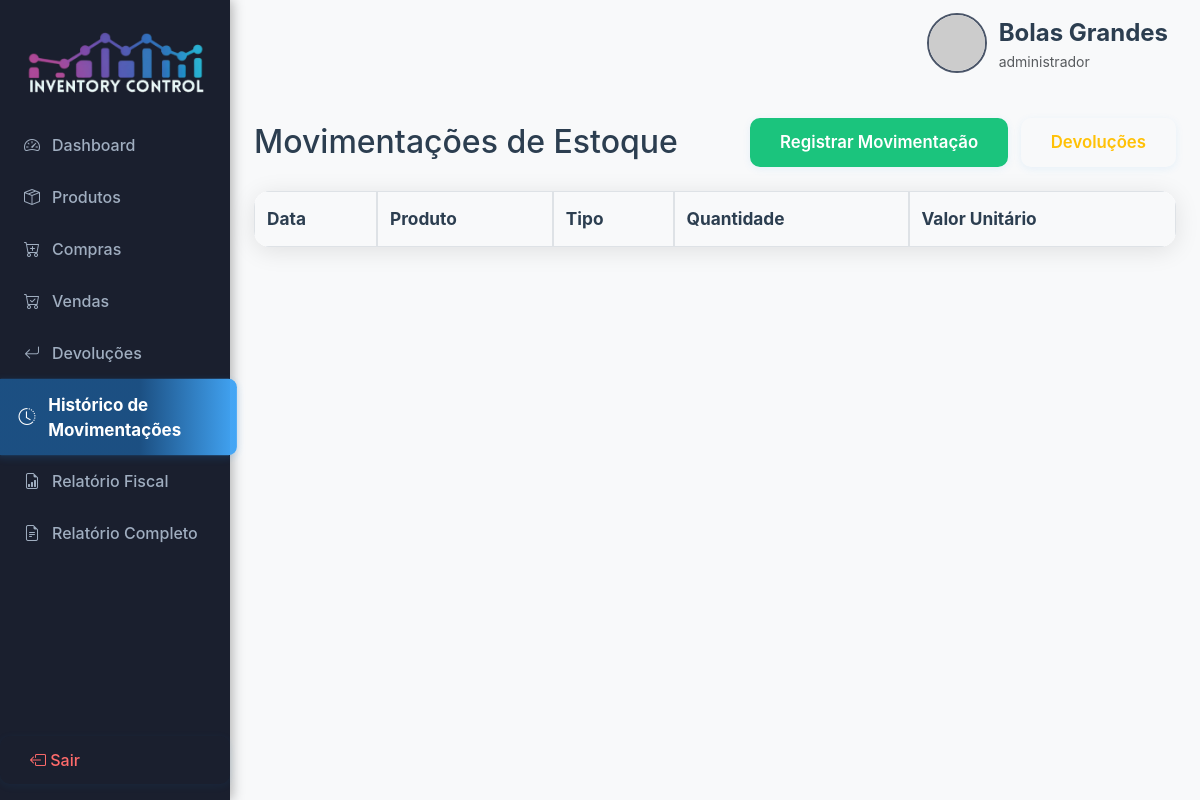
The app's page /movimentacoes (signed in), older data.
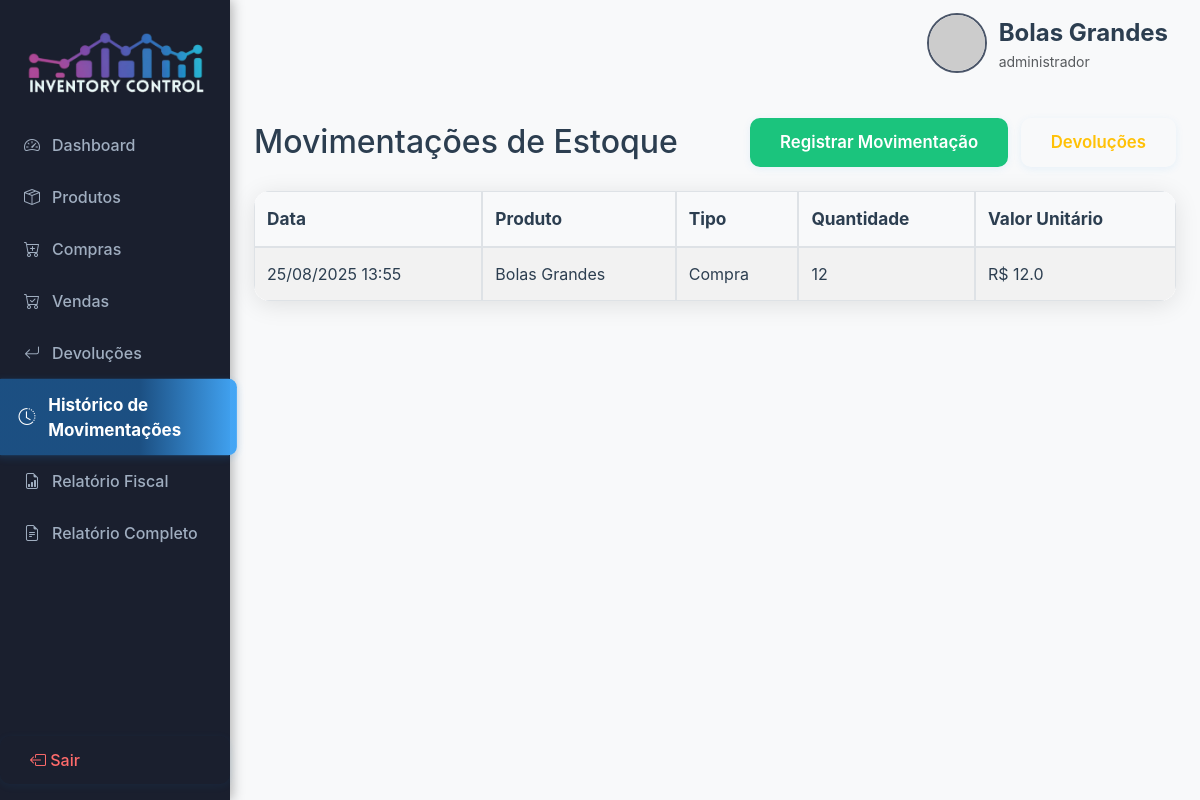
The same page, newer data.
### models/usuario.py (models this page shows, shortened)
class Usuario(UserMixin, db.Model):
    __tablename__ = 'usuario'  # Nome da tabela no banco de dados
    id = db.Column(db.Integer, primary_key=True)  # Identificador único do usuário
    nome = db.Column(db.String(150), nullable=False)  # Nome completo do usuário
    email = db.Column(db.String(150), unique=True, nullable=False)  # E-mail (login)
    senha_hash = db.Column(db.String(128), nullable=False)  # Hash da senha do usuário
    role = db.Column(db.String(50), default='vendedor')  # Papel do usuário (site_admin, administrador, vendedor, contador)
    foto_perfil = db.Column(db.String(255), nullable=True, default=None)  # Caminho da foto de perfil
    empresa_id = db.Column(db.Integer, ForeignKey('empresa.id'), nullable=True)  # Empresa à qual o usuário pertence

### models/movimentacao.py (models this page shows)
class Movimentacao(db.Model):
    __tablename__ = 'movimentacao'  # Nome da tabela no banco de dados
    id = db.Column(db.Integer, primary_key=True)  # Identificador único da movimentação
    tipo = db.Column(db.String(20), nullable=False)  # Tipo: 'compra', 'venda', 'devolucao'
    produto_id = db.Column(db.Integer, db.ForeignKey('produto.id'), nullable=False)  # Produto relacionado
    quantidade = db.Column(db.Integer, nullable=False)  # Quantidade movimentada
    valor_unitario = db.Column(db.Float, nullable=False)  # Valor unitário da movimentação
    custo_unitario = db.Column(db.Float, nullable=True)  # Custo do produto no momento da venda
    percentual_desconto = db.Column(db.Float, default=0.0)  # Percentual de desconto aplicado (venda)
    desconto_venda = db.Column(db.Float, default=0.0)  # Valor do desconto aplicado (venda)
    imposto_vendas = db.Column(db.Float, default=0.0)  # Valor dos impostos sobre a venda
    cmv = db.Column(db.Float, default=0.0)  # Custo das Mercadorias Vendidas
    despesas_administrativas = db.Column(db.Float, default=0.0)  # Despesas administrativas
    despesas_comerciais = db.Column(db.Float, default=0.0)  # Despesas comerciais
    data = db.Column(db.DateTime, default=datetime.utcnow)  # Data/hora da movimentação
    produto = db.relationship('Produto', backref='movimentacoes')  # Relacionamento com Produto
    usuario_id = db.Column(db.Integer, db.ForeignKey('usuario.id'), nullable=True)
    empresa_id = db.Column(db.Integer, db.ForeignKey('empresa.id'), nullable=True)

### models/produto.py (models this page shows, shortened)
class Produto(db.Model):
    __tablename__ = 'produto'  # Nome da tabela no banco de dados
    id = db.Column(db.Integer, primary_key=True)  # Identificador único do produto
    nome = db.Column(db.String(150), nullable=False)  # Nome do produto
    descricao = db.Column(db.Text, nullable=True)  # Descrição detalhada do produto
    preco_compra = db.Column(db.Float, nullable=False)  # Preço de compra do produto
    preco_venda = db.Column(db.Float, nullable=False)  # Preço de venda do produto
    quantidade_estoque = db.Column(db.Integer, default=0)  # Quantidade disponível em estoque
    usuario_id = db.Column(db.Integer, db.ForeignKey('usuario.id'), nullable=True)
    empresa_id = db.Column(db.Integer, db.ForeignKey('empresa.id'), nullable=True)

### app.py (the view)
@app.route('/movimentacoes', methods=['GET'])
@login_required
def listar_movimentacoes():
    movimentacoes = (
        Movimentacao.query.filter_by(empresa_id=getattr(current_user, 'empresa_id', current_user.id))
        .order_by(Movimentacao.data.desc()).all()
    )
    return render_template('movimentacoes.html', movimentacoes=movimentacoes)

### app.py (called while the page is built)
@login_manager.user_loader
def load_user(user_id):
    return db.session.get(Usuario, int(user_id))

@app.context_processor
def inject_alertas_fiscais():
    alertas = []
    if current_user.is_authenticated:
        vendas = (
            Movimentacao.query.filter(Movimentacao.tipo=='venda', Movimentacao.empresa_id.in_(empresas_visiveis_ids()))
            .order_by(Movimentacao.data.desc()).limit(20).all()
        )
        for venda in vendas:
            produto = Produto.query.get(venda.produto_id)
            if venda.valor_unitario < produto.preco_compra:
                alertas.append(f"Venda do produto '{produto.nome}' abaixo do custo em {venda.data.strftime('%d/%m/%Y')}")
    return dict(alertas_fiscais=alertas)

### templates/movimentacoes.html (shortened to what this page needs)
{% extends 'base.html' %}
{% block content %}
<div class="container mt-5">
    <div class="d-flex justify-content-between align-items-center mb-4">
        <h2 class="mb-0">Movimentações de Estoque</h2>
        <div>
            <a href="{{ url_for('registrar_movimentacao') }}" class="btn btn-success">Registrar Movimentação</a>
            <a href="{{ url_for('listar_devolucoes') }}" class="btn btn-outline-warning ms-2">Devoluções</a>
        </div>
    </div>
    <table class="table table-striped">
        <thead>
            <tr>
                <th>Data</th>
                <th>Produto</th>
                <th>Tipo</th>
                <th>Quantidade</th>
                <th>Valor Unitário</th>
            </tr>
        </thead>
        <tbody>
            {% for mov in movimentacoes %}
            <tr>
                <td>{{ mov.data.strftime('%d/%m/%Y %H:%M') }}</td>
                <td>{{ mov.produto.nome }}</td>
                <td>{{ mov.tipo|capitalize }}</td>
                <td>{{ mov.quantidade }}</td>
                <td>R$ {{ mov.valor_unitario }}</td>
            </tr>
            {% endfor %}
        </tbody>
    </table>
</div>
{% endblock %}

### templates/base.html (shortened to what this page needs)
<!DOCTYPE html>
<html lang="pt-br">
<head>
    <link rel="stylesheet" href="https://cdn.jsdelivr.net/npm/bootstrap@5.3.2/dist/css/bootstrap.min.css">
    <link rel="stylesheet" href="https://cdn.jsdelivr.net/npm/bootstrap-icons@1.11.3/font/bootstrap-icons.css">
    <link rel="stylesheet" href="{{ url_for('static', filename='css/custom.css') }}">
</head>
<body>
    {% if current_user.is_authenticated %}
    <div class="sidebar">
        <div class="logo" style="text-align:center; padding-bottom: 0;">
            <img src="{{ url_for('static', filename='img/logoinventory.png') }}" alt="Logo" style="max-width: 180px; max-height: 120px; display: block; margin: 0 auto 8px auto;">
        </div>
        <nav style="position: relative;">
            {% if current_user.role in ['administrador', 'vendedor'] %}
            <a href="{{ url_for('index') }}" class="{% if request.endpoint == 'index' %}active nav-current{% endif %}"><i class="bi bi-speedometer2"></i> Dashboard</a>
            <a href="{{ url_for('listar_produtos') }}" class="{% if request.endpoint == 'listar_produtos' %}active nav-current{% endif %}"><i class="bi bi-box-seam"></i> Produtos</a>
            <a href="{{ url_for('registrar_movimentacao', tipo='compra') }}" class=""><i class="bi bi-cart-plus"></i> Compras</a>
            <a href="{{ url_for('registrar_movimentacao', tipo='venda') }}" class=""><i class="bi bi-cart-check"></i> Vendas</a>
            <a href="{{ url_for('listar_devolucoes') }}" class="{% if request.endpoint == 'listar_devolucoes' %}active nav-current{% endif %}"><i class="bi bi-arrow-return-left"></i> Devoluções</a>
            <a href="{{ url_for('listar_movimentacoes') }}" class="{% if request.endpoint == 'listar_movimentacoes' %}active nav-current{% endif %}"><i class="bi bi-clock-history"></i> Histórico de Movimentações</a>
            {% endif %}
            {% if current_user.role in ['administrador', 'contador'] %}
            <a href="{{ url_for('relatorio_fiscal') }}" class="{% if request.endpoint == 'relatorio_fiscal' %}active nav-current{% endif %}"><i class="bi bi-file-earmark-bar-graph"></i> Relatório Fiscal</a>
            <a href="{{ url_for('relatorio_geral_completo') }}" class="{% if request.endpoint == 'relatorio_geral_completo' %}active nav-current{% endif %}"><i class="bi bi-file-earmark-text"></i> Relatório Completo</a>
            {% endif %}
        </nav>
        <form action="{{ url_for('logout') }}" method="post" class="mt-auto">
            <button type="submit" class="logout"><i class="bi bi-box-arrow-left"></i> Sair</button>
        </form>
    </div>
    <div class="main" style="margin-left:230px; min-height:100vh;">
        <div class="topbar" style="position:relative;">
            <div style="position:absolute; right:32px; top:50%; transform:translateY(-50%);">
                <div class="user">
                    <a href="{{ url_for('editar_conta') }}" class="d-flex align-items-center text-decoration-none" style="gap: 12px; color: inherit;">
                        <img src="{{ url_for('static', filename=current_user.foto_perfil) if current_user.is_authenticated and current_user.foto_perfil else 'https://ui-avatars.com/api/?name=' + (current_user.nome if current_user.is_authenticated else 'Usuário') }}" class="avatar" alt="Avatar">
                        <div>
                            <div class="name">{{ current_user.nome if current_user.is_authenticated else 'Visitante' }}</div>
                            <div class="small text-muted">{{ (current_user.role|default('vendedor')) }}</div>
                        </div>
                    </a>
                </div>
            </div>
        </div>
        <div class="container-fluid mt-4">
        {% block content %}{% endblock %}
        </div>
    </div>
    {% endif %}
</body>
</html>

### static/css/custom.css (style rules this page uses)
body { background: #f8f9fa; font-family: 'Inter', 'Segoe UI', Arial, sans-serif; color: #2c3e50; margin: 0; }
.sidebar { position: fixed; left: 0; top: 0; width: 230px; height: 100vh; background: #1a1f2e; color: #fff; display: flex; flex-direction: column; z-index: 100; box-shadow: 2px 0 12px 0 rgba(0,0,0,0.3); }
.sidebar .logo { font-size: 1.4rem; font-weight: bold; padding: 32px 24px 16px 24px; letter-spacing: 1px; color: #fff; }
.sidebar nav { flex: 1; display: flex; flex-direction: column; gap: 4px; margin-top: 16px; }
.sidebar nav a { color: #a0aec0; text-decoration: none; padding: 12px 24px; border-radius: 8px; display: flex; align-items: center; gap: 12px; font-size: 1rem; transition: background 0.2s, color 0.2s; font-weight: 500; }
.sidebar nav a.active, .sidebar nav a:hover { background: #2d3748; color: #fff; }
.sidebar nav a.nav-current { background: linear-gradient(90deg, #1e88e575 60%, #42a5f5 100%); color: #fff !important; font-weight: bold; box-shadow: 0 2px 8px rgba(30,136,229,0.20); border-left: none; animation: navCurrentFadeIn 0.5s cubic-bezier(0.4, 0, 0.2, 1); transition: background 0.3s, color 0.3s, transform 0.3s; transform: scale(1.06); }
.sidebar .logout { margin: 24px 0 16px 0; padding: 12px 24px; color: #ff6b6b; background: none; border: none; text-align: left; width: 100%; font-size: 1rem; cursor: pointer; font-weight: 500; }
.topbar { margin-left: 230px; height: 70px; background: transparent !important; display: flex; align-items: center; padding: 0 32px; box-shadow: none !important; position: sticky; top: 0; z-index: 10; border-bottom: none !important; }
.topbar .user { display: flex; align-items: center; gap: 12px; background: transparent !important; padding: 0 !important; border: none !important; margin-top: 16px; }
.topbar .user .avatar { width: 60px; height: 60px; border-radius: 50%; object-fit: cover; border: 2px solid #4a5568; }
.topbar .user .name { font-weight: 700; font-size: 1.5rem; color: #2c3e50; }
.btn { border-radius: 8px; font-weight: 500; padding: 8px 20px; font-size: 1rem; border: none; transition: all 0.2s; cursor: pointer; }
.btn-success { background: #1bc47d; color: #fff; border: 2px solid #1bc47d; }
.container, .container-fluid, .main { background: #f8f9fa !important; }
.btn, button, input[type="submit"], input[type="button"] { border-radius: 10px !important; font-weight: 600; padding: 10px 28px !important; font-size: 1.05rem; border: 2px solid transparent !important; transition: all 0.2s; box-shadow: 0 2px 8px rgba(30,136,229,0.08); outline: none !important; }
.btn-success { background: #1bc47d !important; color: #fff !important; border: 2px solid #1bc47d !important; }
.table, .table-bordered, .table-striped, .table-box table, table, thead, tbody, tr, th, td { background-color: #ffffff !important; color: #2c3e50 !important; border: none !important; }
.table thead, .table-box th, .table-box thead th, thead th { background: #f8f9fa !important; color: #2c3e50 !important; font-weight: 700; font-size: 1.08rem; border-bottom: 2px solid #dee2e6 !important; }
.table tbody tr, .table-box tbody tr, tbody tr { transition: background 0.2s; }
.table td, .table th, .table-box td, .table-box th, td, th { border: 1px solid #dee2e6 !important; border-collapse: collapse !important; padding: 14px 12px !important; vertical-align: middle !important; }
.table, .table-box, .table-bordered, .table-striped, table { border-radius: 16px !important; overflow: hidden; border-collapse: separate !important; border-spacing: 0; box-shadow: 0 4px 24px rgba(0,0,0,0.10); margin-bottom: 0; }

Row changes from the older to the newer data that the page shows:
added Movimentacao: data "25/08/2025 13:55", produto.nome "Bolas Grandes", tipo "Compra", quantidade "12", valor_unitario "12.0"
